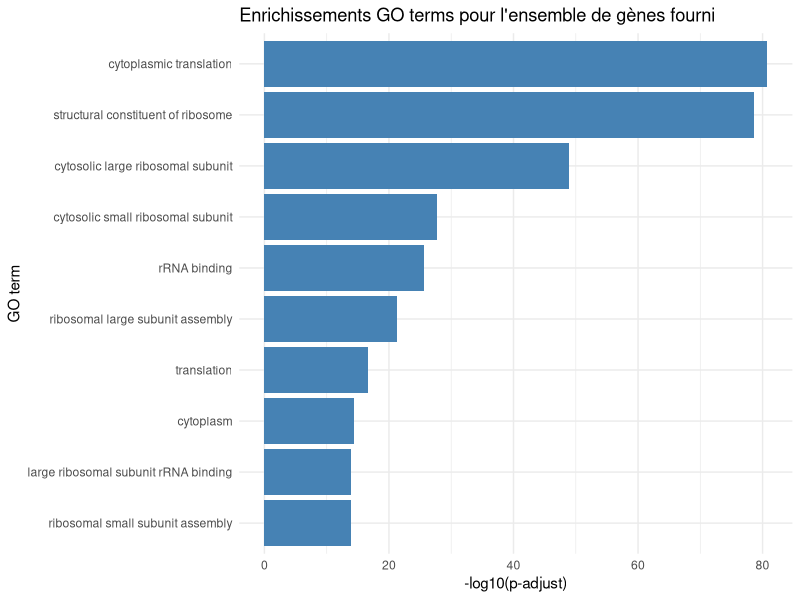
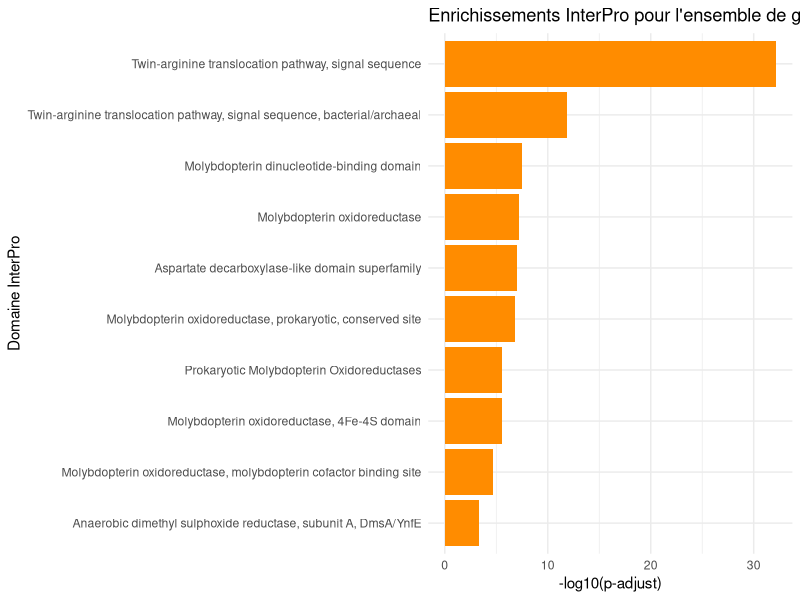
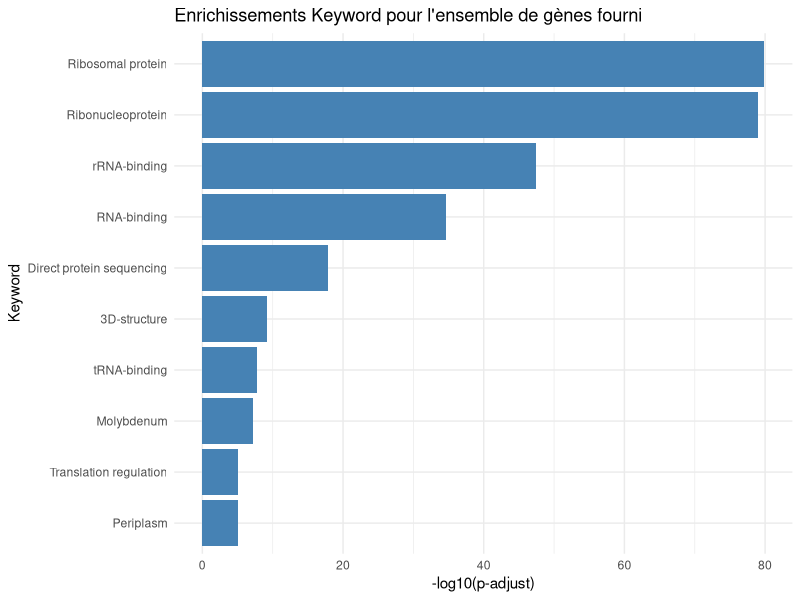
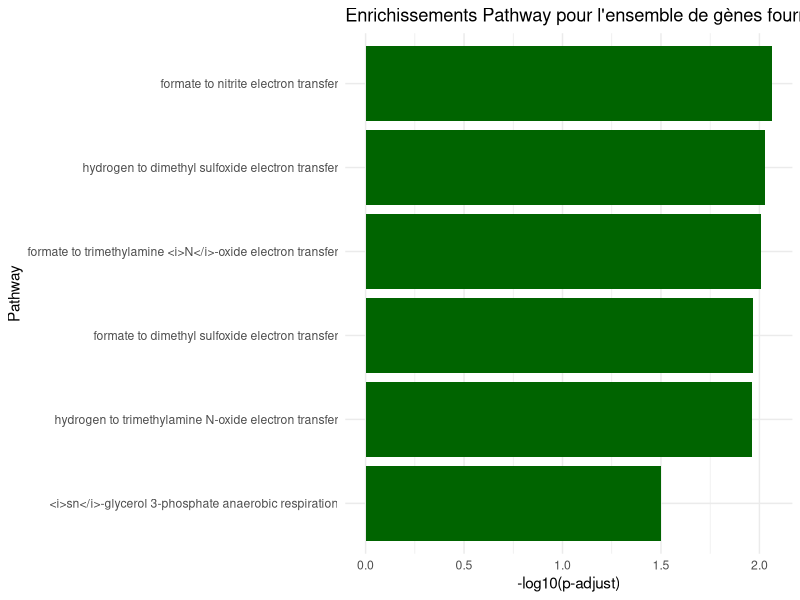
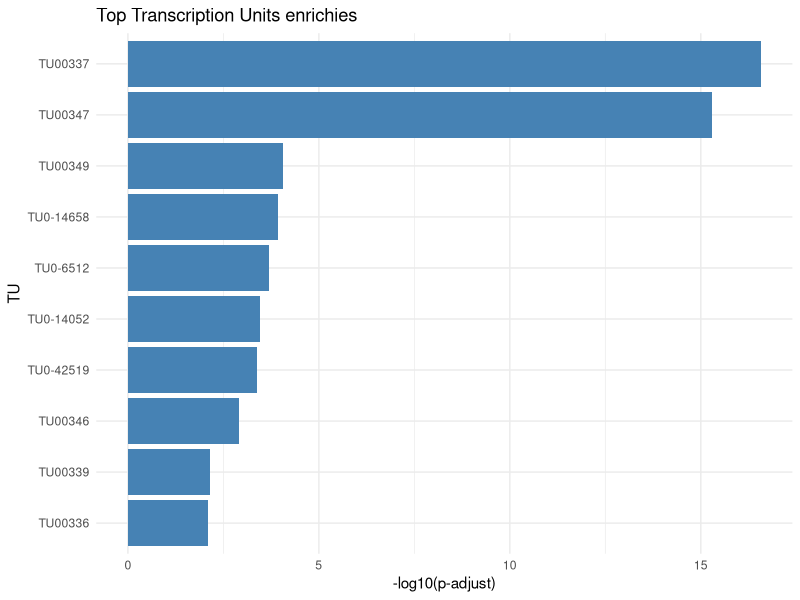
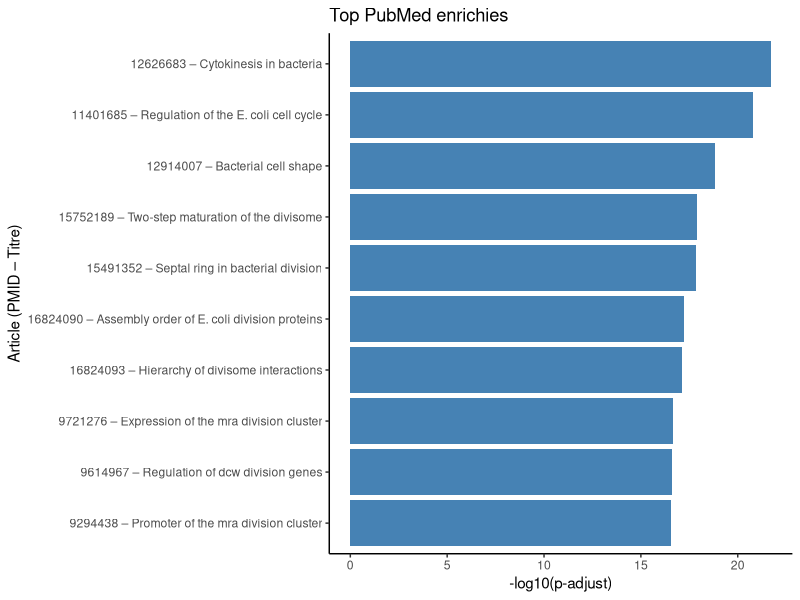
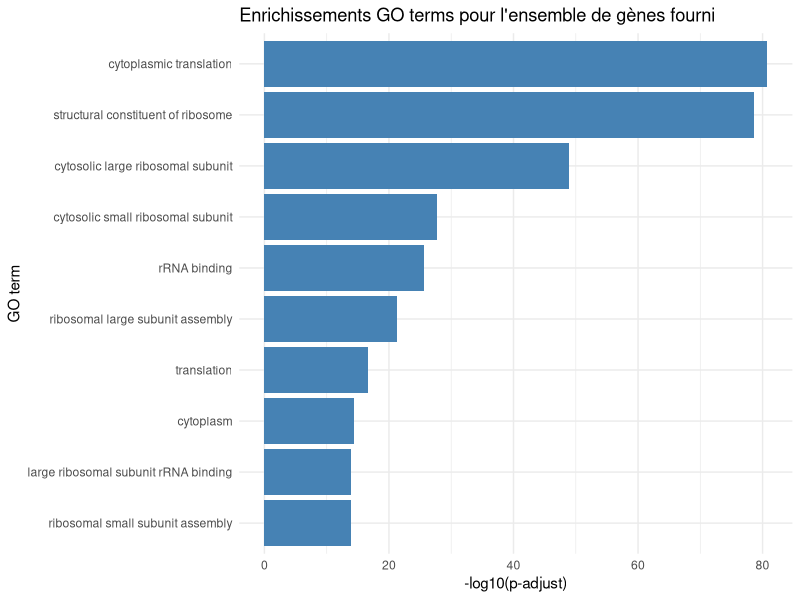
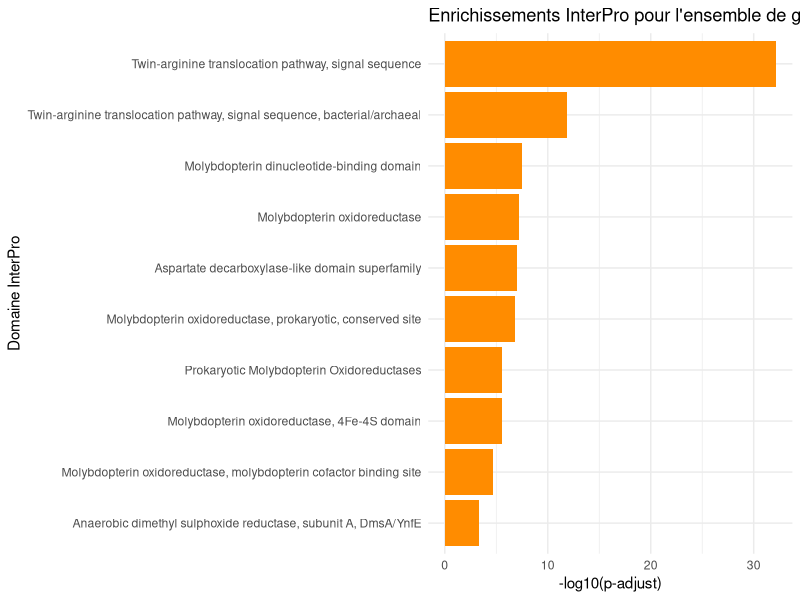

Source code (R) for these figures, in order:
## ---- chunk 1
library(ggplot2)
library(dplyr)

# Charger le fichier
goterms <- read.table("results_GO.tsv", header=TRUE, sep="\t", stringsAsFactors=FALSE)

# Prendre les 15 termes les plus significatifs
top_goterms <- goterms %>%
  arrange(p.adjust) %>%
  head(10) %>%
  mutate(desc = factor(desc, levels=rev(desc)))  # pour inverser l'ordre dans le plot

# Barplot
pp3 <- ggplot(top_goterms, aes(x=desc, y=-log10(p.adjust))) +
  geom_col(fill="steelblue") +
  coord_flip() +  # barres horizontales pour lisibilité
  theme_minimal() +
  labs(
    title="Enrichissements GO terms pour l'ensemble de gènes fourni",
    x="GO term",
    y="-log10(p-adjust)"
  )

print(pp3)
# Sauvegarde en PNG
ggsave("Enrichement_GO.png", plot = pp3, width = 10, height = 6, dpi = 300)
## ---- chunk 2
library(ggplot2)
library(dplyr)

# Charger le fichier
interpro <- read.table("results_InterPro.tsv", header=TRUE, sep="\t", stringsAsFactors=FALSE)

# Prendre les 15 domaines les plus significatifs
top_interpro <- interpro %>%
  arrange(p.adjust) %>%
  head(10) %>%
  mutate(desc = factor(desc, levels=rev(desc)))  # inverser l'ordre pour le plot horizontal

# Barplot
pp2 <- ggplot(top_interpro, aes(x=desc, y=-log10(p.adjust))) +
  geom_col(fill="darkorange") +
  coord_flip() +
  theme_minimal() +
  labs(
    title="Enrichissements InterPro pour l'ensemble de gènes fourni",
    x="Domaine InterPro",
    y="-log10(p-adjust)"
  )
print(pp2)
# Sauvegarde en PNG
ggsave("Enrichement_InterPro.png", plot = pp2, width = 10, height = 6, dpi = 300)
## ---- chunk 3
library(ggplot2)
library(dplyr)

# Charger le fichier
keyword <- read.table("results_Keyword.tsv", header=TRUE, sep="\t", stringsAsFactors=FALSE)

# Sélectionner les 15 termes les plus significatifs
top_keyword <- keyword %>%
  arrange(p.adjust) %>%
  head(10) %>%
  mutate(desc = factor(desc, levels=rev(desc)))  # inverser l'ordre

# Barplot
pp1 <- ggplot(top_keyword, aes(x=desc, y=-log10(p.adjust))) +
  geom_col(fill="steelblue") +
  coord_flip() +
  theme_minimal() +
  labs(
    title="Enrichissements Keyword pour l'ensemble de gènes fourni",
    x="Keyword",
    y="-log10(p-adjust)"
  )

print(pp1)
# Sauvegarde en PNG
ggsave("Enrichement_Keyword.png", plot = pp1, width = 8, height = 6, dpi = 300)
## ---- chunk 4
library(ggplot2)
library(dplyr)

# Charger le fichier
pathway <- read.table("results_Pathway.tsv", header=TRUE, sep="\t", stringsAsFactors=FALSE)

# Top pathways par p-adjust
top_pathway <- pathway %>%
  arrange(p.adjust) %>%
  head(6) %>%
  mutate(desc = factor(desc, levels=rev(desc)))

# Barplot
pp4 <- ggplot(top_pathway, aes(x=desc, y=-log10(p.adjust))) +
  geom_col(fill="darkgreen") +
  coord_flip() +
  theme_minimal() +
  labs(
    title="Enrichissements Pathway pour l'ensemble de gènes fourni",
    x="Pathway",
    y="-log10(p-adjust)"
  )
print(pp4)
# Sauvegarde en PNG
ggsave("Enrichement_Pathway.png", plot = pp4, width = 10, height = 7, dpi = 300)
## ---- chunk 5
library(ggplot2)
library(dplyr)

# Charger le fichier
tu <- read.table("results_TU.tsv", header=TRUE, sep="\t", stringsAsFactors=FALSE)

# Top TU
top_tu <- tu %>%
  arrange(p.adjust) %>%
  head(10) %>%
  mutate(id = factor(id, levels=rev(id)))

# Barplot
pp5 <- ggplot(top_tu, aes(x=id, y=-log10(p.adjust))) +
  geom_col(fill="steelblue") +
  coord_flip() +
  theme_minimal() +
  labs(
    title="Top Transcription Units enrichies",
    x="TU",
    y="-log10(p-adjust)"
  )
print(pp5)
# Sauvegarde en PNG
ggsave("Enrichement_TU.png", plot = pp5, width = 8, height = 6, dpi = 300)
## ---- chunk 6
library(ggplot2)
library(dplyr)

# Charger le fichier
PubMed <- read.table("result_PubMed.tsv", header=TRUE, sep="\t", stringsAsFactors=FALSE)

# Dictionnaire: PMID -> "PMID – Titre court"
titles <- c(
  "12626683" = "12626683 – Cytokinesis in bacteria",
  "11401685" = "11401685 – Regulation of the E. coli cell cycle",
  "12914007" = "12914007 – Bacterial cell shape",
  "15491352" = "15491352 – Septal ring in bacterial division",
  "15752189" = "15752189 – Two-step maturation of the divisome",
  "16824093" = "16824093 – Hierarchy of divisome interactions",
  "16824090" = "16824090 – Assembly order of E. coli division proteins",
  "9294438"  = "9294438 – Promoter of the mra division cluster",
  "9614967"  = "9614967 – Regulation of dcw division genes",
  "9721276"  = "9721276 – Expression of the mra division cluster"
)

# Top 10 PubMed
top_Pubmed <- PubMed %>%
  arrange(p.adjust) %>%
  head(10) %>%
  mutate(
    title = titles[as.character(id)],            # on map le PMID au titre
    title = factor(title, levels = rev(title))   # ordre pour le plot
  )

# Barplot
pp5 <- ggplot(top_Pubmed, aes(x = title, y = -log10(p.adjust))) +
  geom_col(fill = "steelblue") +
  coord_flip() +
  theme_classic() +
  labs(
    title = "Top PubMed enrichies",
    x = "Article (PMID – Titre)",
    y = "-log10(p-adjust)"
  )

print(pp5)

# Sauvegarde en PNG
ggsave("Enrichement_2_PubMed.png", plot = pp5, width = 14, height = 8, dpi = 300)

